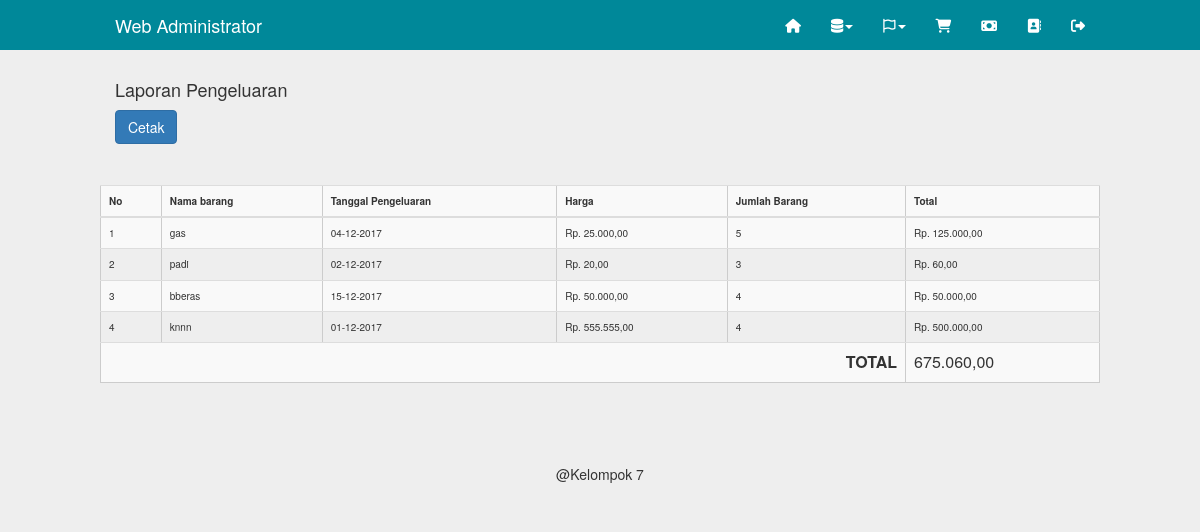
Page /admin/laporan_pengeluaran.php (signed in) on the earlier database version.
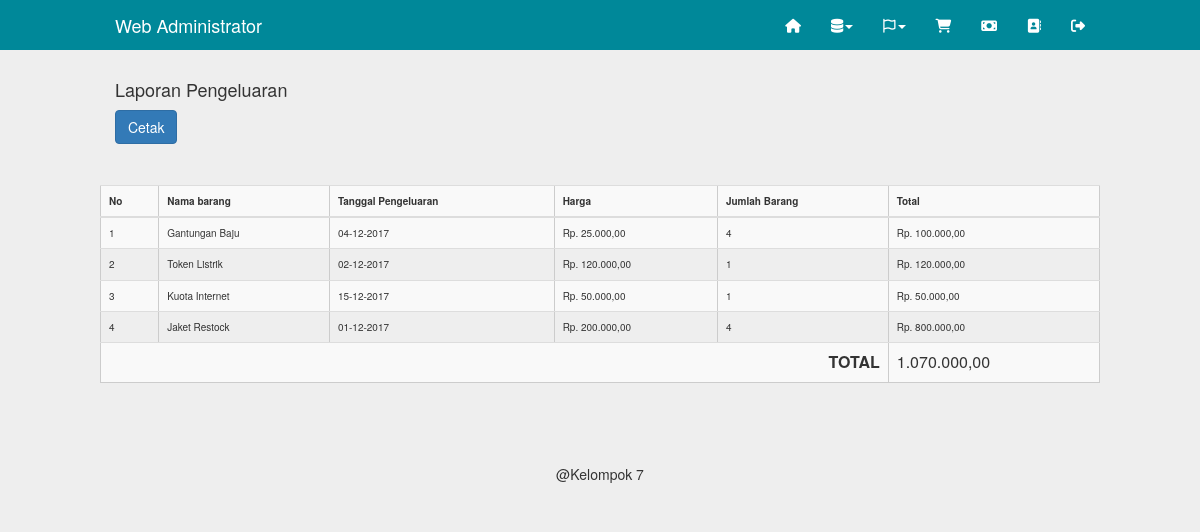
Same page on the later database version.
### tables this page shows
CREATE TABLE `laporan` (
  `id_pengeluaran` int(11) NOT NULL,
  `nama_barang` varchar(100) NOT NULL,
  `Tanggal_pengeluaran` date NOT NULL,
  `harga` varchar(10) NOT NULL,
  `jumlah` int(11) NOT NULL,
  `total` int(11) NOT NULL
);

### admin/laporan_pengeluaran.php (the view, shortened to what this page needs)
<?php
	include"../inc/config.php";
	if (@$_GET['act'] != "cetak") {
		include"inc/header.php";
	}
?>
<div class="container">
	<h4>Laporan Pengeluaran</h4>
	<?php
		if (@$_GET['act'] != "cetak") {
			?>
				<a href="?act=cetak" class="btn btn-primary">Cetak</a>
			<?php
		}
	?>
	<div class="col-md-12">
		<hr/>
	</div>
	<div class="row">
		<table class="table table-striped" border="1">
			<tr>
				<th>No</th>
				<th>Nama barang</th>
				<th>Tanggal Pengeluaran</th>
				<th>Harga</th>
        <th>Jumlah Barang</th>
        <th>Total</th>
			</tr>
			<tbody>
				<?php
          $totalall =0;
					$no = 0;
					$q = mysqli_query($db,"Select laporan.* from laporan order by id_pengeluaran desc") or die (mysqli_error($db));
					while ($data = mysqli_fetch_object($q)) {
						$no++;
              $totalall += $data->total;
							$tgl=explode("-",$data->Tanggal_pengeluaran);
							$tgl1=$tgl['2'].'-'. $tgl['1'].'-'. $tgl['0'];
						?>
						<tr>
							<td><?php echo $no; ?></td>
							<td><?php echo $data->nama_barang; ?></td>
							<td><?php echo $tgl1; ?></td>
							<td><?php echo "Rp. " .number_format($data->harga, 2, ",", "."); ?></td>
              <td><?php echo $data->jumlah; ?></td>
							<td><?php echo "Rp. " .number_format($data->total, 2, ",", "."); ?></td>
						</tr>
						<?php
					}
				?>
				<tr>
					<td colspan="5" align="right">
						<font size="3">
							<b>TOTAL</b>
						</font>
					</td>
					<td>
						<font size="3"><?php echo number_format($totalall, 2, ",", "."); ?></font>
					</td>
				</tr>
			</tbody>
		</table>
	</div>
</div>
<?php
if (@$_GET['act'] == "cetak") {
	$html = ob_get_contents();
	ob_end_clean();
	include("../assets/MPDF57/mpdf.php");
	$mpdf=new mPDF();
	$stylesheet = file_get_contents('../assets/css/style.css');
	$mpdf->WriteHTML($stylesheet, 1);
	$mpdf->WriteHTML(utf8_encode($html), 2);
	$mpdf->Output();
	exit;
}
else {
	include"inc/footer.php";
}
?>

Differences in the rows shown:
changed laporan: nama_barang "gas" → "Gantungan Baju"; jumlah "5" → "4"; total "125.000,00" → "100.000,00"
changed laporan: nama_barang "padi" → "Token Listrik"; harga "20,00" → "120.000,00"; jumlah "3" → "1"; total "60,00" → "120.000,00"
changed laporan: nama_barang "bberas" → "Kuota Internet"; jumlah "4" → "1"
changed laporan: nama_barang "knnn" → "Jaket Restock"; harga "555.555,00" → "200.000,00"; total "500.000,00" → "800.000,00"
Other differences:
$totalall: "675.060,00" → "1.070.000,00"
